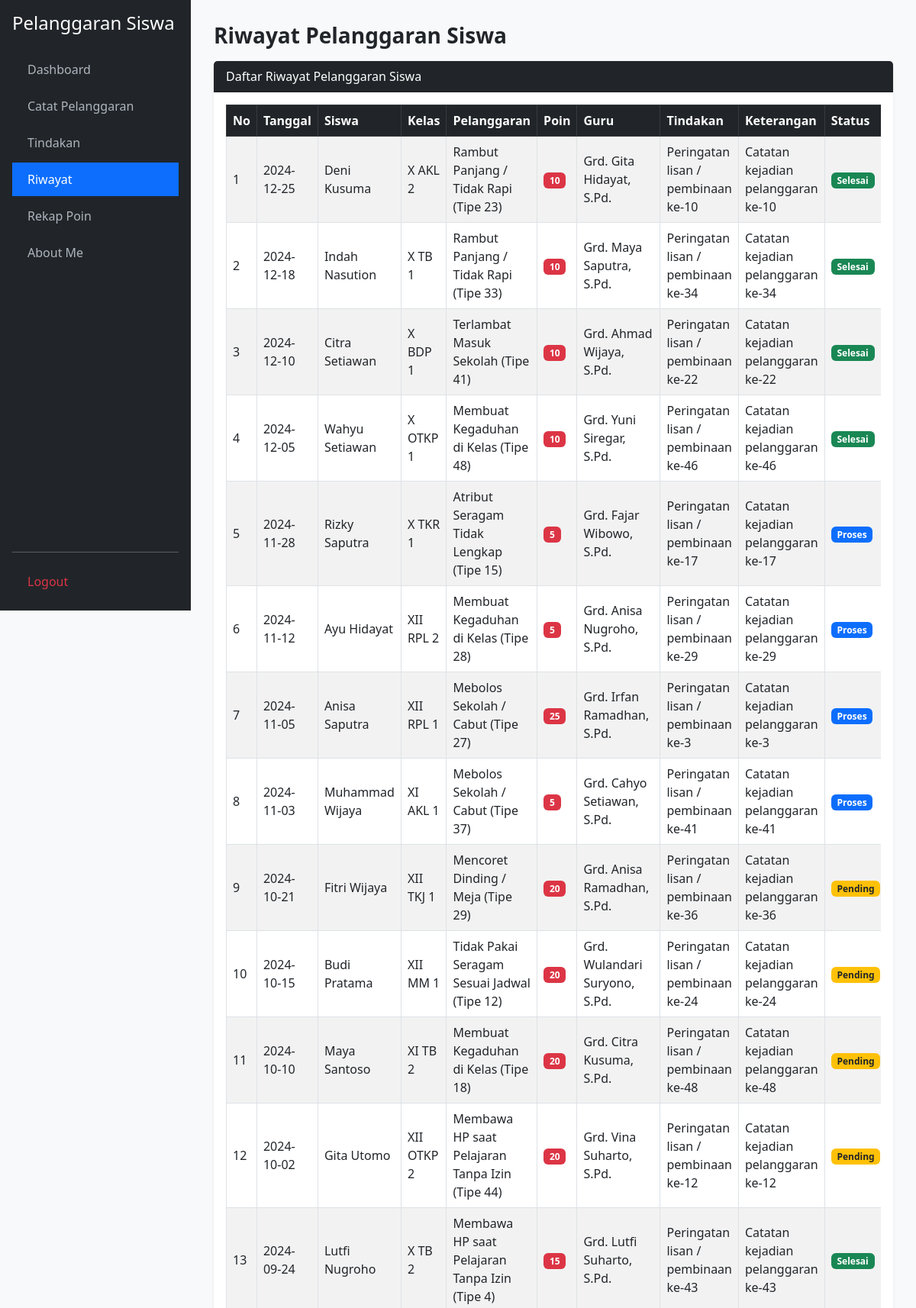
/riwayat.php (upper part), run on the app's committed database.
### tables this page shows
CREATE TABLE `t_pelanggaran_siswa` (
  `id` int(11) NOT NULL,
  `tahun_ajaran_id` int(11) NOT NULL,
  `siswa_id` int(11) NOT NULL,
  `nama_siswa` varchar(150) DEFAULT NULL,
  `kelas_id` int(11) NOT NULL,
  `nama_kelas` varchar(100) DEFAULT NULL,
  `pelanggaran_id` int(11) NOT NULL,
  `nama_pelanggaran` varchar(150) DEFAULT NULL,
  `pelanggaran_kategori_id` int(11) NOT NULL,
  `guru_id` int(11) NOT NULL,
  `nama_guru` varchar(150) DEFAULT NULL,
  `tanggal` date NOT NULL,
  `keterangan` text DEFAULT NULL,
  `poin` int(11) DEFAULT NULL,
  `tindakan` text DEFAULT NULL,
  `status` varchar(30) DEFAULT NULL,
  `created_at` timestamp NULL DEFAULT NULL,
  `updated_at` timestamp NULL DEFAULT NULL
);

CREATE TABLE `t_siswa` (
  `id` int(11) NOT NULL,
  `nis` varchar(30) NOT NULL,
  `nisn` varchar(20) DEFAULT NULL,
  `nama` varchar(150) NOT NULL,
  `jenis_kelamin` char(1) DEFAULT NULL,
  `tanggal_lahir` date DEFAULT NULL,
  `alamat` text DEFAULT NULL,
  `status_aktif` tinyint(1) DEFAULT 1,
  `created_at` timestamp NULL DEFAULT NULL,
  `updated_at` timestamp NULL DEFAULT NULL
);

CREATE TABLE `t_kelas` (
  `id` int(11) NOT NULL,
  `nama` varchar(100) NOT NULL,
  `tingkat` varchar(20) DEFAULT NULL,
  `jurusan` varchar(100) DEFAULT NULL,
  `status_aktif` tinyint(1) DEFAULT 1,
  `created_at` timestamp NULL DEFAULT NULL,
  `updated_at` timestamp NULL DEFAULT NULL
);

CREATE TABLE `t_pelanggaran` (
  `id` int(11) NOT NULL,
  `pelanggaran_kategori_id` int(11) NOT NULL,
  `kode` varchar(30) NOT NULL,
  `nama` varchar(150) NOT NULL,
  `poin` int(11) DEFAULT NULL,
  `deskripsi` text DEFAULT NULL,
  `status_aktif` tinyint(1) DEFAULT 1,
  `created_at` timestamp NULL DEFAULT NULL,
  `updated_at` timestamp NULL DEFAULT NULL
);

CREATE TABLE `t_guru` (
  `id` int(11) NOT NULL,
  `nip` varchar(30) DEFAULT NULL,
  `nama` varchar(150) NOT NULL,
  `email` varchar(150) DEFAULT NULL,
  `status_aktif` tinyint(1) DEFAULT 1,
  `user_id` int(11) DEFAULT NULL,
  `created_at` timestamp NULL DEFAULT NULL,
  `updated_at` timestamp NULL DEFAULT NULL
);

### riwayat.php (the view, shortened to what this page needs)
<?php
require_once 'koneksi.php';
function e($v) { return htmlspecialchars((string)($v ?? ''), ENT_QUOTES, 'UTF-8'); }
$sql = "SELECT ps.id, ps.tanggal, ps.poin, ps.status, ps.keterangan, ps.tindakan AS nama_tindakan,
        s.nama AS nama_siswa, k.nama AS nama_kelas, p.nama AS nama_pelanggaran, g.nama AS nama_guru
        FROM t_pelanggaran_siswa AS ps
        LEFT JOIN t_siswa AS s ON ps.siswa_id = s.id
        LEFT JOIN t_kelas AS k ON ps.kelas_id = k.id
        LEFT JOIN t_pelanggaran AS p ON ps.pelanggaran_id = p.id
        LEFT JOIN t_guru AS g ON ps.guru_id = g.id
        ORDER BY ps.tanggal DESC, ps.id DESC";
$data = mysqli_query($koneksi, $sql);
?>
<!DOCTYPE html>
<html lang="id">
<head>
    <link href="https://cdn.jsdelivr.net/npm/bootstrap@5.3.0/dist/css/bootstrap.min.css" rel="stylesheet">
    <link href="https://cdn.datatables.net/2.3.4/css/dataTables.bootstrap5.min.css" rel="stylesheet">
</head>
<body>
<div class="sidebar d-flex flex-column p-3">
    <h4 class="text-white mb-4">Pelanggaran Siswa</h4>
    <ul class="nav nav-pills flex-column mb-auto">
        <li class="nav-item mb-1"><a href="dashboard.php">Dashboard</a></li>
        <li class="nav-item mb-1"><a href="catat_pelanggaran.php">Catat Pelanggaran</a></li>
        <li class="nav-item mb-1"><a href="tindakan.php">Tindakan</a></li>
        <li class="nav-item mb-1"><a href="riwayat.php" class="active">Riwayat</a></li>
        <li class="nav-item mb-1"><a href="rekap_poin.php">Rekap Poin</a></li>
        <li class="nav-item mb-1"><a href="about_me.php">About Me</a></li>
    </ul>
    <hr><a href="logout.php" class="text-danger">Logout</a>
</div>
<div class="main">
    <h3 class="fw-bold mb-3">Riwayat Pelanggaran Siswa</h3>
    <div class="card border-0 shadow-sm">
        <div class="card-header bg-dark text-white">Daftar Riwayat Pelanggaran Siswa</div>
        <div class="card-body">
            <div class="table-responsive">
                <table id="tabelRiwayat" class="table table-bordered table-striped table-hover w-100">
                    <thead class="table-dark">
                        <tr>
                            <th>No</th><th>Tanggal</th><th>Siswa</th><th>Kelas</th>
                            <th>Pelanggaran</th><th>Poin</th><th>Guru</th><th>Tindakan</th><th>Keterangan</th><th>Status</th>
                        </tr>
                    </thead>
                    <tbody>
                        <?php $no = 1; while ($row = mysqli_fetch_assoc($data)):
                            $status = $row['status'] ?? 'Pending';
                            $warna = match($status) { 'Selesai' => 'success', 'Proses' => 'primary', default => 'warning text-dark' };
                        ?>
                            <tr>
                                <td><?= $no++; ?></td>
                                <td data-order="<?= e($row['tanggal']); ?>"><?= e($row['tanggal'] ?? '-'); ?></td>
                                <td><?= e($row['nama_siswa'] ?? '-'); ?></td>
                                <td><?= e($row['nama_kelas'] ?? '-'); ?></td>
                                <td><?= e($row['nama_pelanggaran'] ?? '-'); ?></td>
                                <td><span class="badge bg-danger"><?= (int)($row['poin'] ?? 0); ?></span></td>
                                <td><?= e($row['nama_guru'] ?? '-'); ?></td>
                                <td><?= e($row['nama_tindakan'] ?? '-'); ?></td>
                                <td><?= e($row['keterangan'] ?? '-'); ?></td>
                                <td><span class="badge bg-<?= $warna; ?>"><?= e($status); ?></span></td>
                            </tr>
                        <?php endwhile; ?>
                    </tbody>
                </table>
            </div>
        </div>
    </div>
</div>
</body>
</html>

### riwayat.php (style rules this page uses)
body { background: #f8f9fa; }
.sidebar { width: 250px; height: 100vh; position: fixed; top: 0; left: 0; background: #212529; color: #fff; padding-top: 15px; overflow-y: auto; }
.sidebar a { display: block; padding: 10px 20px; color: #adb5bd; text-decoration: none; }
.sidebar a:hover, .sidebar a.active { background: #0d6efd; color: #fff; }
.main { margin-left: 250px; padding: 30px; }
.card { border-radius: 10px; }
.table th, .table td { vertical-align: middle; }

### data on the page
t_pelanggaran_siswa: tanggal "2024-12-25", siswa.nama "Deni Kusuma", kelas.nama "X AKL 2", pelanggaran.nama "Rambut Panjang / Tidak Rapi (Tipe 23)", poin "10", guru.nama "Grd. Gita Hidayat, S.Pd.", tindakan "Peringatan lisan / pembinaan ke-10", keterangan "Catatan kejadian pelanggaran ke-10", status "Selesai"
t_pelanggaran_siswa: tanggal "2024-12-18", siswa.nama "Indah Nasution", kelas.nama "X TB 1", pelanggaran.nama "Rambut Panjang / Tidak Rapi (Tipe 33)", poin "10", guru.nama "Grd. Maya Saputra, S.Pd.", tindakan "Peringatan lisan / pembinaan ke-34", keterangan "Catatan kejadian pelanggaran ke-34", status "Selesai"
t_pelanggaran_siswa: tanggal "2024-12-10", siswa.nama "Citra Setiawan", kelas.nama "X BDP 1", pelanggaran.nama "Terlambat Masuk Sekolah (Tipe 41)", poin "10", guru.nama "Grd. Ahmad Wijaya, S.Pd.", tindakan "Peringatan lisan / pembinaan ke-22", keterangan "Catatan kejadian pelanggaran ke-22", status "Selesai"
t_pelanggaran_siswa: tanggal "2024-12-05", siswa.nama "Wahyu Setiawan", kelas.nama "X OTKP 1", pelanggaran.nama "Membuat Kegaduhan di Kelas (Tipe 48)", poin "10", guru.nama "Grd. Yuni Siregar, S.Pd.", tindakan "Peringatan lisan / pembinaan ke-46", keterangan "Catatan kejadian pelanggaran ke-46", status "Selesai"
t_pelanggaran_siswa: tanggal "2024-11-28", siswa.nama "Rizky Saputra", kelas.nama "X TKR 1", pelanggaran.nama "Atribut Seragam Tidak Lengkap (Tipe 15)", poin "5", guru.nama "Grd. Fajar Wibowo, S.Pd.", tindakan "Peringatan lisan / pembinaan ke-17", keterangan "Catatan kejadian pelanggaran ke-17", status "Proses"
t_pelanggaran_siswa: tanggal "2024-11-12", siswa.nama "Ayu Hidayat", kelas.nama "XII RPL 2", pelanggaran.nama "Membuat Kegaduhan di Kelas (Tipe 28)", poin "5", guru.nama "Grd. Anisa Nugroho, S.Pd.", tindakan "Peringatan lisan / pembinaan ke-29", keterangan "Catatan kejadian pelanggaran ke-29", status "Proses"
t_pelanggaran_siswa: tanggal "2024-11-05", siswa.nama "Anisa Saputra", kelas.nama "XII RPL 1", pelanggaran.nama "Mebolos Sekolah / Cabut (Tipe 27)", poin "25", guru.nama "Grd. Irfan Ramadhan, S.Pd.", tindakan "Peringatan lisan / pembinaan ke-3", keterangan "Catatan kejadian pelanggaran ke-3", status "Proses"
t_pelanggaran_siswa: tanggal "2024-11-03", siswa.nama "Muhammad Wijaya", kelas.nama "XI AKL 1", pelanggaran.nama "Mebolos Sekolah / Cabut (Tipe 37)", poin "5", guru.nama "Grd. Cahyo Setiawan, S.Pd.", tindakan "Peringatan lisan / pembinaan ke-41", keterangan "Catatan kejadian pelanggaran ke-41", status "Proses"
t_pelanggaran_siswa: tanggal "2024-10-21", siswa.nama "Fitri Wijaya", kelas.nama "XII TKJ 1", pelanggaran.nama "Mencoret Dinding / Meja (Tipe 29)", poin "20", guru.nama "Grd. Anisa Ramadhan, S.Pd.", tindakan "Peringatan lisan / pembinaan ke-36", keterangan "Catatan kejadian pelanggaran ke-36", status "Pending"
t_pelanggaran_siswa: tanggal "2024-10-15", siswa.nama "Budi Pratama", kelas.nama "XII MM 1", pelanggaran.nama "Tidak Pakai Seragam Sesuai Jadwal (Tipe 12)", poin "20", guru.nama "Grd. Wulandari Suryono, S.Pd.", tindakan "Peringatan lisan / pembinaan ke-24", keterangan "Catatan kejadian pelanggaran ke-24", status "Pending"
t_pelanggaran_siswa: tanggal "2024-10-10", siswa.nama "Maya Santoso", kelas.nama "XI TB 2", pelanggaran.nama "Membuat Kegaduhan di Kelas (Tipe 18)", poin "20", guru.nama "Grd. Citra Kusuma, S.Pd.", tindakan "Peringatan lisan / pembinaan ke-48", keterangan "Catatan kejadian pelanggaran ke-48", status "Pending"
t_pelanggaran_siswa: tanggal "2024-10-02", siswa.nama "Gita Utomo", kelas.nama "XII OTKP 2", pelanggaran.nama "Membawa HP saat Pelajaran Tanpa Izin (Tipe 44)", poin "20", guru.nama "Grd. Vina Suharto, S.Pd.", tindakan "Peringatan lisan / pembinaan ke-12", keterangan "Catatan kejadian pelanggaran ke-12", status "Pending"
t_pelanggaran_siswa: tanggal "2024-09-24", siswa.nama "Lutfi Nugroho", kelas.nama "X TB 2", pelanggaran.nama "Membawa HP saat Pelajaran Tanpa Izin (Tipe 4)", poin "15", guru.nama "Grd. Lutfi Suharto, S.Pd.", tindakan "Peringatan lisan / pembinaan ke-43", keterangan "Catatan kejadian pelanggaran ke-43", status "Selesai"
